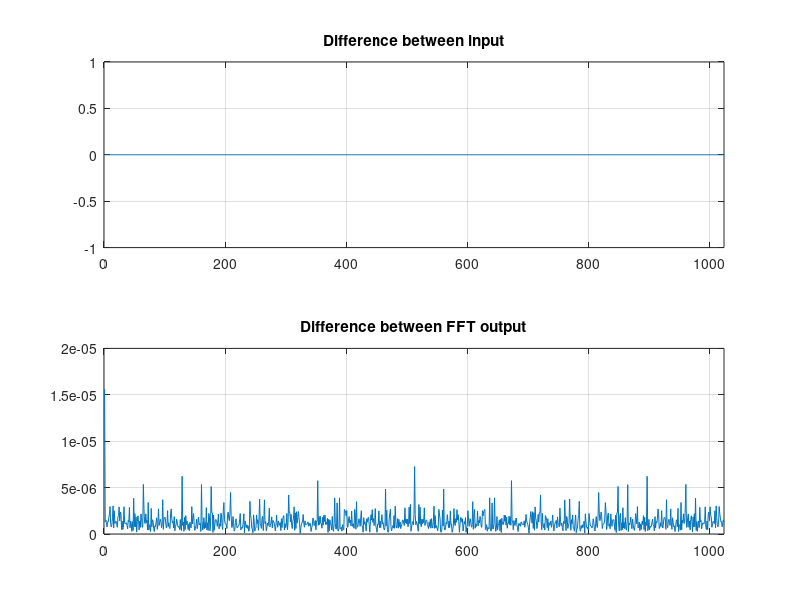

MATLAB code for this plot:
function single_double_fft()
  % Determine whether Matlab's FFT implementation computes a true single precision
  % FFT, or if it returns a double precision array even when computing the FFT
  % of a single precision array.

  size = 1024;

  x_single = rand(size, 1, 'single');
  x_double = cast(x_single, 'double');
  x_diff = abs(cast(x_single, 'double') - x_double);

  ax1 = subplot(211);
  plot(ax1, x_diff);
  grid(ax1, 'on'); xlim([0, size]); title('Difference between input')

  f_single = fft(x_single);
  f_double = fft(x_double);

  fprintf('Data type after applying FFT to single precision array: %s\n', class(f_single));
  fprintf('Data type after applying FFT to double precision array: %s\n', class(f_double));

  f_diff = abs(cast(f_single, 'double') - f_double);

  ax2 = subplot(212);
  plot(ax2, f_diff);
  grid(ax2, 'on'); xlim([0, size]); title('Difference between FFT output')

  saveas(gcf, './../products/single_double_fft.png');

end
